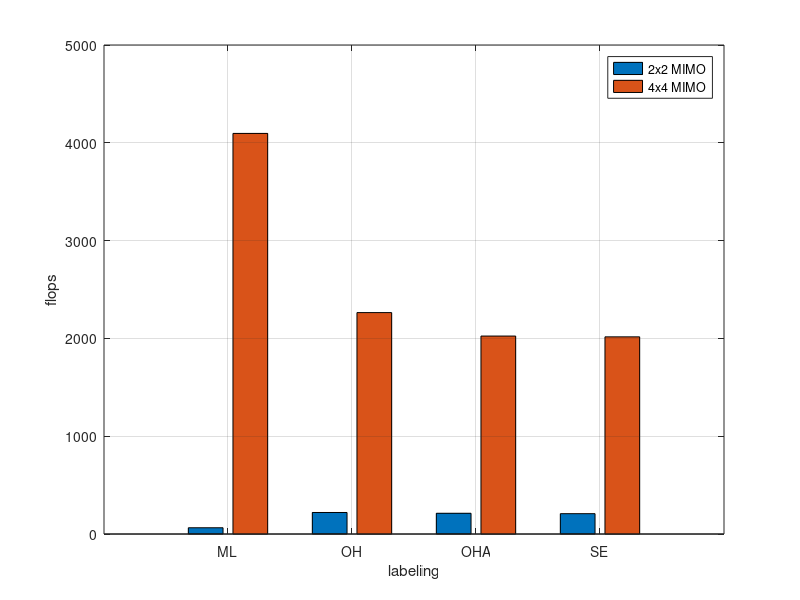

MATLAB code for this plot:
% ///////////////////////////////////////////////////////////////////////
%  This MATLAB script generates Figure 5 of the paper:
%
%  Ibarra-Hernández, R.F.; Castillo-Soria, F.R.; Gutiérrez, C.A.;  Del-Puerto-Flores, J.A;
%  Acosta-Elías J., Rodríguez-Abdalá V. and Palacios-Luengas L. "Efficient 
%  Deep Learning-Based Detection Scheme for MIMO Communication System" 
%  Submitted to the Journal Sensors of MDPI
%  related to the detectors complexity
%
% License: This code is licensed under the GPLv2 license. If you in any way
% use this code for research that results in publications, please cite our
% paper as described above.
%
%   Authors: Roilhi Frajo Ibarra Hernández (roilhi.ibarra@uaslp.mx)
%            Francisco Rubén Castillo-Soria (ruben.soria@uaslp.mx)
% ///////////////////////////////////////////////////////////////////////
clear
close all
clc

Nt1 = 2;
Nr1 = 2;

Nt2= 4;
Nr2 = 4;

M = 4; 

N_units1 = 100;
N_units2 = 1000;

Nflops_ML = zeros(1,2);
Nflops_OH = zeros(1,2);
Nflops_OHA = zeros(1,2);
Nflops_SE = zeros(1,2);

Nflops_ML(1) = Nt1*Nr1*M^Nt1;
Nflops_ML(2) = Nt2*Nr2*M^Nt2;


Nflops_OH(1) = 2*(Nr1+N_units1)+M^Nt1;
Nflops_OH(2) = 2*(Nr2+N_units2)+M^Nt2;

Nflops_OHA(1) = 2*(Nr1+N_units1)+M*Nt1;
Nflops_OHA(2) = 2*(Nr2+N_units2)+M*Nt2;

Nflops_SE(1) = 2*(Nr1+N_units1)+log2(M)*Nt1;
Nflops_SE(2) = 2*(Nr2+N_units2)+log2(M)*Nt2;

bar_values = [Nflops_ML; Nflops_OH; Nflops_OHA; Nflops_SE];

figure
x=1:4;
string_vals = {'ML','OH','OHA','SE'};
colormap cool
bar(bar_values), grid
legend('2x2 MIMO','4x4 MIMO')
xticks(x)
xticklabels(string_vals)
xlabel('labeling')
ylabel('flops')

